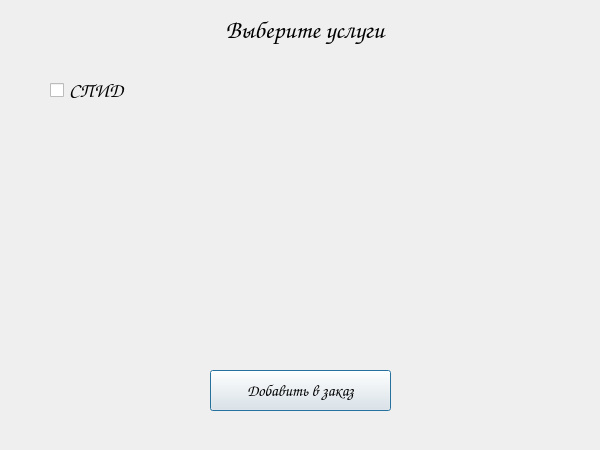
<?xml version="1.0" encoding="UTF-8"?>
<ui version="4.0">
 <class>Choose_Service</class>
 <widget class="QDialog" name="Choose_Service">
  <property name="geometry">
   <rect>
    <x>0</x>
    <y>0</y>
    <width>600</width>
    <height>450</height>
   </rect>
  </property>
  <property name="font">
   <font>
    <pointsize>9</pointsize>
   </font>
  </property>
  <property name="windowTitle">
   <string>Dialog</string>
  </property>
  <widget class="QLabel" name="label_20">
   <property name="enabled">
    <bool>true</bool>
   </property>
   <property name="geometry">
    <rect>
     <x>170</x>
     <y>0</y>
     <width>270</width>
     <height>60</height>
    </rect>
   </property>
   <property name="font">
    <font>
     <family>Comic Sans MS</family>
     <pointsize>19</pointsize>
    </font>
   </property>
   <property name="styleSheet">
    <string notr="true"/>
   </property>
   <property name="text">
    <string>Выберите услуги</string>
   </property>
   <property name="textFormat">
    <enum>Qt::AutoText</enum>
   </property>
   <property name="alignment">
    <set>Qt::AlignCenter</set>
   </property>
  </widget>
  <widget class="QCheckBox" name="checkBox">
   <property name="geometry">
    <rect>
     <x>50</x>
     <y>70</y>
     <width>281</width>
     <height>41</height>
    </rect>
   </property>
   <property name="sizePolicy">
    <sizepolicy hsizetype="Fixed" vsizetype="Fixed">
     <horstretch>0</horstretch>
     <verstretch>0</verstretch>
    </sizepolicy>
   </property>
   <property name="maximumSize">
    <size>
     <width>281</width>
     <height>41</height>
    </size>
   </property>
   <property name="sizeIncrement">
    <size>
     <width>0</width>
     <height>0</height>
    </size>
   </property>
   <property name="font">
    <font>
     <family>Comic Sans MS</family>
     <pointsize>15</pointsize>
    </font>
   </property>
   <property name="focusPolicy">
    <enum>Qt::WheelFocus</enum>
   </property>
   <property name="toolTipDuration">
    <number>-1</number>
   </property>
   <property name="layoutDirection">
    <enum>Qt::LeftToRight</enum>
   </property>
   <property name="autoFillBackground">
    <bool>false</bool>
   </property>
   <property name="text">
    <string>СПИД</string>
   </property>
   <property name="tristate">
    <bool>false</bool>
   </property>
  </widget>
  <widget class="QPushButton" name="pushButton_12">
   <property name="geometry">
    <rect>
     <x>210</x>
     <y>370</y>
     <width>181</width>
     <height>41</height>
    </rect>
   </property>
   <property name="font">
    <font>
     <family>Comic Sans MS</family>
     <pointsize>12</pointsize>
    </font>
   </property>
   <property name="text">
    <string>Добавить в заказ</string>
   </property>
  </widget>
 </widget>
 <resources/>
 <connections/>
</ui>
